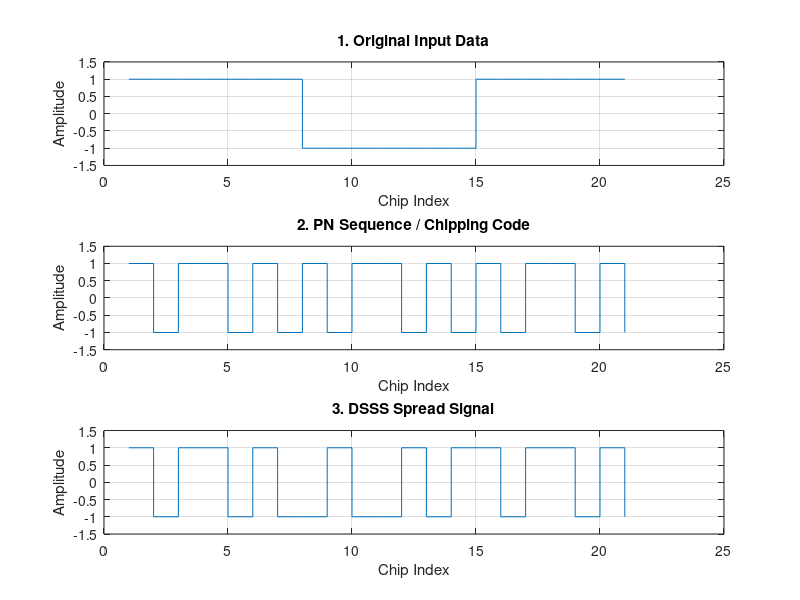

This figure's MATLAB source:
clc; 
clear; 
close all;

% 1. Input Data & PN Code
data = [1 -1 1];              % Original Data
pn = [1 -1 1 1 -1 1 -1];      % 7-chip PN sequence

% 2. DSSS Spreading
dsss = [];
for i = 1:length(data)
    dsss = [dsss, data(i) * pn];
end

% 3. Plotting
figure;

subplot(3, 1, 1);
stairs(repelem(data, length(pn)));
title('1. Original Input Data');
xlabel('Chip Index'); ylabel('Amplitude');
ylim([-1.5 1.5]); grid on;

subplot(3, 1, 2);
stairs(repmat(pn, 1, length(data)));
title('2. PN Sequence / Chipping Code');
xlabel('Chip Index'); ylabel('Amplitude');
ylim([-1.5 1.5]); grid on;

subplot(3, 1, 3);
stairs(dsss);
title('3. DSSS Spread Signal');
xlabel('Chip Index'); 
ylabel('Amplitude');
ylim([-1.5 1.5]); grid on;
